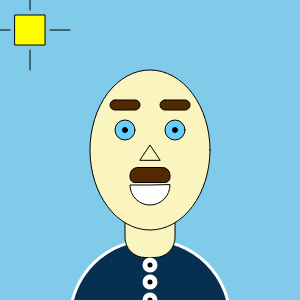
Frame 1 (no input)
Frame 60 (no input): identical to frame 1, image omitted
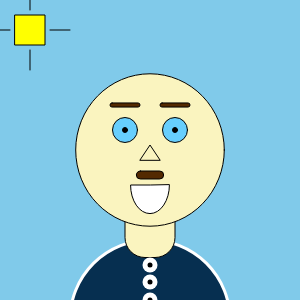
Frame 120 (the mouse pressed at the canvas centre since frame 60)

The p5.js sketch that drew these frames (run headless with seeded random() and noise() and a simulated clock; from frame 60 on, the mouse is pressed at the canvas centre):

// p5.js sketch
// ── sketch.js

  
  var eyeSize = 20; 
  var faceWidth = 120; 
  var faceHeight = 160; 
  var mouthWidth= 40 ;
  var mouthHeight= 40 ;
  var eyebrowWidth= 30;
  var eyebrowHeight=10;
  var mustacheWidth=40;
  var mustacheHeight=15;
  var noseWidth=10;
  var noseHeight=10;
  var x = 150; 
  var y = 150;
 
  function setup(){
    createCanvas (300,300); 
    rectMode(CENTER);
  }
 
  function draw(){
    
    
    rect(width/2, height/2,mouseX,mouseY);
    background('#80CAEA'); 
    
    strokeWeight(3) 
    fill('#062F50')
    stroke('white')
    arc(150,320,160,160,PI,3.15+PI,PIE);
    stroke('black')
    strokeWeight(1)
    
  
    
    
    fill('#FAF4BF')
    rect(150, 220, 50, 75,20);
    ellipse(x, y, faceWidth, faceHeight);
    triangle(160,160,150,145,140,160)
    
    
    fill('#67CEFD');
    ellipse(125,130,eyeSize);
    ellipse(175,130,eyeSize);
   fill('white')
    arc(x, 185, mouthWidth, mouthHeight,0,PI,PIE);
    
    fill('rgb(83,41,1)')
    rect(125, 105, eyebrowWidth, eyebrowHeight, 20, 15, 5, 5)
    rect(175, 105, eyebrowWidth, eyebrowHeight, 20, 15, 5, 5)
    rect(150,175,mustacheWidth,mustacheHeight,20,15,5,5)
    
    fill('black')
    ellipse(125,130,5);
    ellipse(175,130,5);
    
    fill('yellow')
    rect(30, 30, 30,30)
    
    fill('yellow')
    line(50, 30, 70,30 );
    line(30,50,30,70)
    line(30,0,30,10)
    line(0,30,10,30)
    
    
    stroke('white')
    strokeWeight(15);
   point(150,300);
    point(150,265);
    point(150,282)
    stroke('black')
    strokeWeight(5)
    point(150,300)
    point(150,265)
    point(150,282)
    
    strokeWeight(1);
    stroke('black')
     
  }
function mousePressed(){
   
    faceWidth  = random(120,  160); 
    faceHeight = random(140, 200); 
  
  eyeSize    = random(10,  30); 
  mouthWidth = random (25,65)
    mouthHeight = random(25,65)
  mustacheHeight= random(5,15)
  mustacheWidth= random(20,50)
  eyebrowHeight= random(5,15)
  eyebrowHeight= random(2,10)
  
  
  
}
